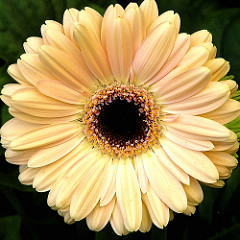
#> input picture ComputerVision-OpenCV/images/daisy.jpg, 240 x 240 px
$ python 05.basic_functions.py
#> lines starting #> are read from the running program, lines starting #| are printed output that depends on the picture; after the words box and inside, x2 and y2 are one past the last pixel; in counts of white or black regions, pixels touching at a corner belong together
from cv2 import cv2 as cv

img = cv.imread('images/daisy.jpg')
#> img is the input picture: shape (240, 240, 3); mean B, G, R 90.7, 143.2, 166.7

cv.imshow('Original', img)

# Convert image to gray scale
gray = cv.cvtColor(img, cv.COLOR_BGR2GRAY)
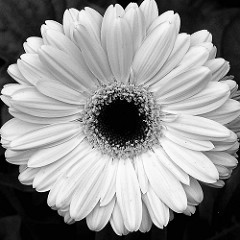
#> gray: shape (240, 240); min 0, max 255, mean 144.2
cv.imshow('Garyscale', gray)

# Blurring the image
# ksize is kernel size & it must be odd number tuple
blur = cv.GaussianBlur(img, ksize=(5, 5), sigmaX=cv.BORDER_DEFAULT)
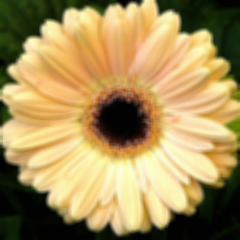
#> blur: shape (240, 240, 3); mean B, G, R 90.7, 143.3, 166.7
cv.imshow('Blur', blur)

# Edge cascade / Edge Detection
# There are many edge cascade module but most famous is Canny edge cascade
# Using original image will give far more edges using blur image will reduce edges
canny = cv.Canny(blur, threshold1=125, threshold2=175)
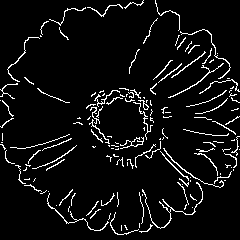
#> canny: shape (240, 240); 6.2% white in thin lines or dots
cv.imshow('Canny Edge Cascade', canny)

# Thresholding image
# Image can be converted to binary using thresholding
# We use gray scale image for thresholding
ret, thresh = cv.threshold(gray, thresh=125, maxval=255, type=cv.THRESH_BINARY)
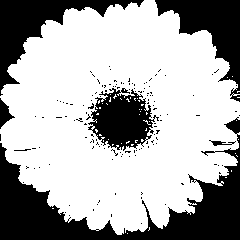
#> thresh: shape (240, 240); 67.1% white; 137 black regions (131 under 20 px), largest, box (x1, y1, x2, y2) and area: (0, 117, 240, 240) 8851, (0, 0, 144, 96) 3528, (155, 0, 240, 102) 3321, (88, 88, 159, 151) 2645, (0, 98, 15, 129) 213, (209, 140, 236, 146) 67
cv.imshow('Threshold', thresh)

# Dilating the image (Adding Pixels to the boundries)
dilated = cv.dilate(canny, kernel=(5, 5), iterations=3)
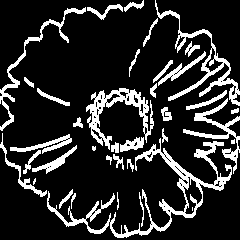
#> dilated: shape (240, 240); 16.8% white; 37 white regions (4 under 20 px), largest, box (x1, y1, x2, y2) and area: (47, 138, 232, 238) 2485, (86, 88, 154, 150) 1221, (155, 0, 240, 106) 1189
cv.imshow('Dilated Edges', dilated)

# Eroding the image (removing Pixels from boundries)
eroded = cv.erode(canny, kernel=(3, 3), iterations=1)
#> eroded: shape (240, 240); 2.5% white in thin lines or dots
cv.imshow('Eroded Edges', eroded)

# Resizing Image
# INTER_AREA is good for scaling down images
# INTER_LINEAR and INTER_CUBIC are good for scaling up
# INTER_CUBIC is slower but generated result is higher quality
resized = cv.resize(img, dsize=(200, 100), interpolation=cv.INTER_CUBIC)
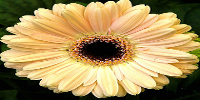
#> resized: shape (100, 200, 3); mean B, G, R 90.8, 143.3, 166.7
cv.imshow('Resized Image', resized)

# Cropping image
# Image can be cropped by array slicing
cropped = img[50:150, 150:250]
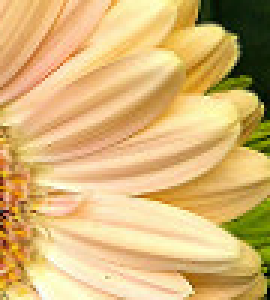
#> cropped: shape (100, 90, 3) (shown 3 times larger); mean B, G, R 117.4, 180.8, 215.8
cv.imshow('Cropped Image', cropped)

cv.waitKey(0)

$ run again, with ComputerVision-OpenCV/images/people.jpg copied over ComputerVision-OpenCV/images/daisy.jpg
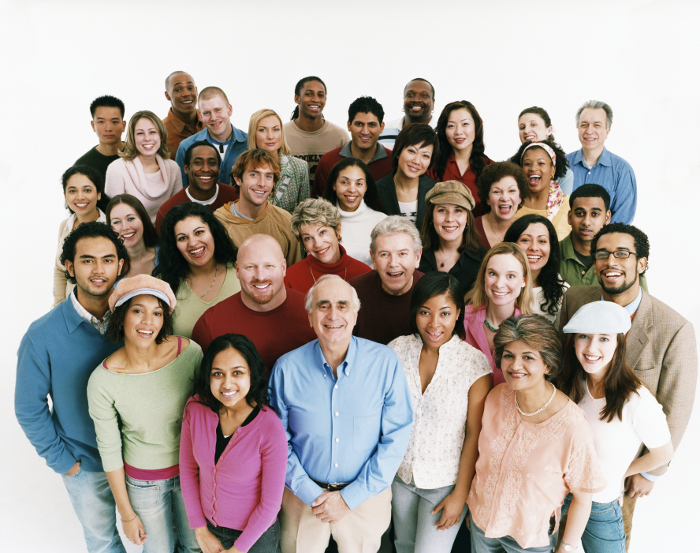
#> input picture ComputerVision-OpenCV/images/people.jpg, 700 x 553 px
#> img is the input picture: shape (553, 700, 3); mean B, G, R 161.2, 167.2, 177.2
#> `canny = cv.Canny(blur, threshold1=125, threshold2=175)`:
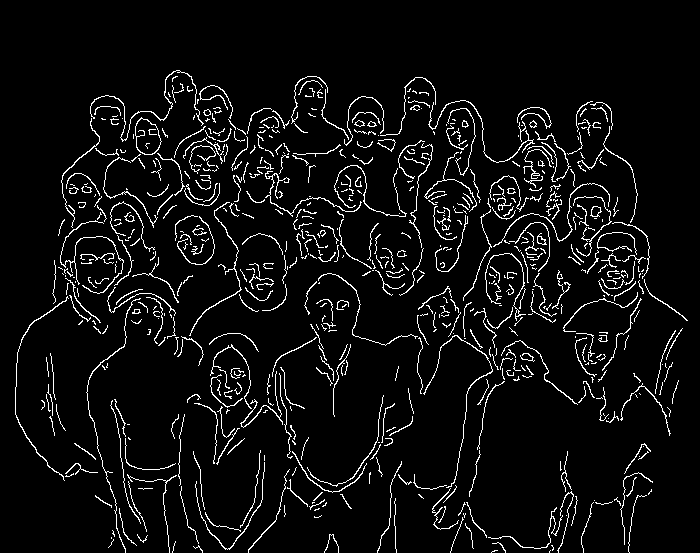
#> canny: shape (553, 700); 5.7% white in thin lines or dots, all inside (x1, y1, x2, y2) = (15, 70, 688, 553)
#> thresh: shape (553, 700); 70.8% white; 379 black regions (312 under 20 px), largest, box (x1, y1, x2, y2) and area: (17, 77, 649, 553) 100496, (377, 472, 434, 553) 1800, (291, 76, 326, 139) 1389
#> dilated: shape (553, 700); 14% white; 195 white regions (26 under 20 px), largest, box (x1, y1, x2, y2) and area: (15, 70, 245, 553) 9417, (428, 100, 688, 386) 9083, (246, 143, 407, 299) 2228
#> eroded: shape (553, 700); 2.9% white in thin lines or dots, all inside (x1, y1, x2, y2) = (15, 72, 687, 553)
#> `cropped = img[50:150, 150:250]`:
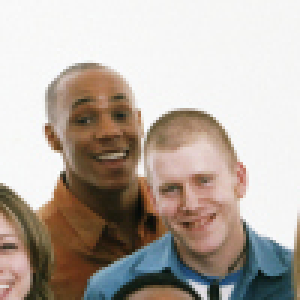
#> cropped: shape (100, 100, 3) (shown 3 times larger); mean B, G, R 164, 172.5, 182.8
